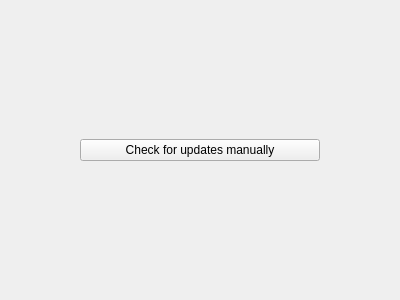
<?xml version="1.0" encoding="UTF-8"?>
<ui version="4.0">
 <class>MainWindow</class>
 <widget class="QMainWindow" name="MainWindow">
  <property name="geometry">
   <rect>
    <x>0</x>
    <y>0</y>
    <width>400</width>
    <height>300</height>
   </rect>
  </property>
  <property name="windowTitle">
   <string>MainWindow</string>
  </property>
  <widget class="QWidget" name="centralWidget">
   <layout class="QHBoxLayout" name="horizontalLayout">
    <item>
     <widget class="QPushButton" name="updateButton">
      <property name="maximumSize">
       <size>
        <width>240</width>
        <height>16777215</height>
       </size>
      </property>
      <property name="text">
       <string>Check for updates manually</string>
      </property>
     </widget>
    </item>
   </layout>
  </widget>
  <widget class="QMenuBar" name="menuBar">
   <property name="geometry">
    <rect>
     <x>0</x>
     <y>0</y>
     <width>400</width>
     <height>22</height>
    </rect>
   </property>
  </widget>
 </widget>
 <layoutdefault spacing="6" margin="11"/>
 <resources/>
 <connections/>
</ui>
